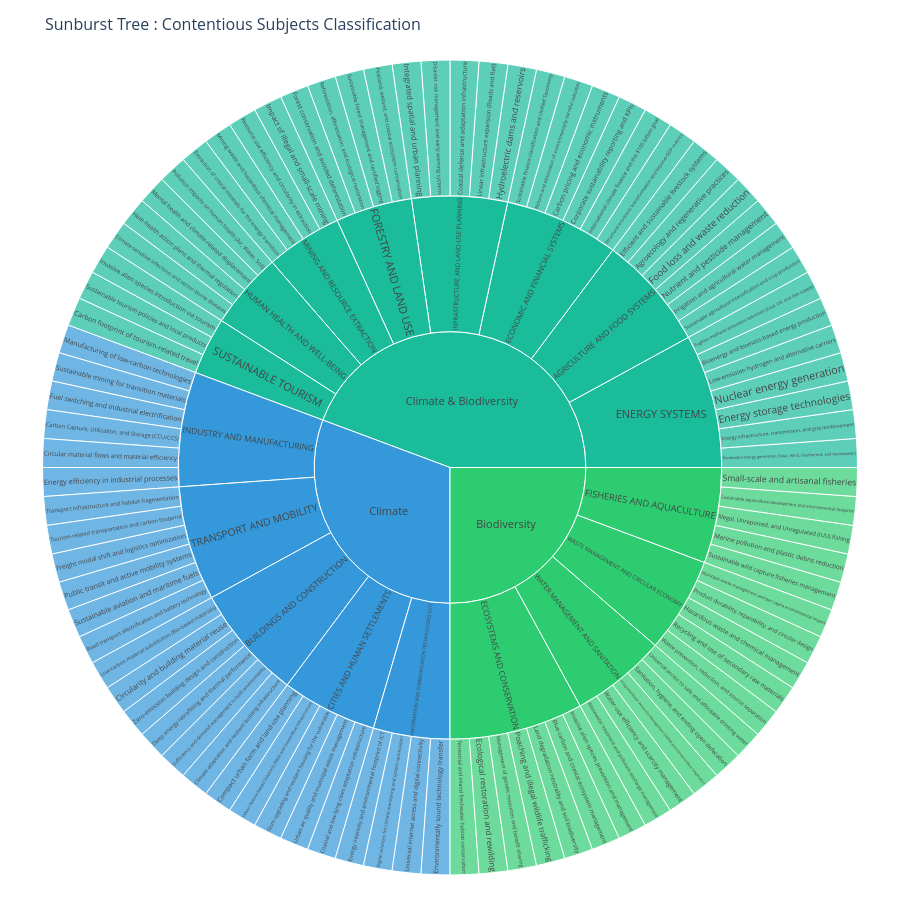

The code cell stored with this chart in its notebook:
### Code cell
import pandas as pd
import plotly.express as px
import plotly.graph_objects as go
import networkx as nx

# 2. Cleaning and Sorting the Columns
columns_to_keep = ['Broad subject', 'Category / Contentious sector', '(Sub-Category)']
df_clean = df[columns_to_keep].dropna().copy()

for col in df_clean.columns:
    df_clean[col] = df_clean[col].astype(str).str.strip()

# Each subcategory is given equal weight in terms of sector size
df_clean['count'] = 1 

# 3. Defining a clear and logical color palette
# Allows for instant identification of the hybrid block (Climate & Biodiversity)
color_map = {
    'Climate': '#3498db',                  # Bleu
    'Biodiversity': '#2ecc71',             # Green
    'Climate & Biodiversity': '#1abc9c',    # Turquoise / Cyan (A visual blend of the two)
    '?' : '#b2bec3'                        # Default color, if needed
}

# 4. Creating a Sunburst Chart (without any duplication)
fig = px.sunburst(
    df_clean,
    path=['Broad subject', 'Category / Contentious sector', '(Sub-Category)'],
    values='count',
    color='Broad subject',
    color_discrete_map=color_map,
    title="Visualisation Sunburst Unique (Hiérarchie stricte des sujets)"
)

# 5. Optimizing Visual Rendering and Tooltip Information
fig.update_traces(
    textinfo="label",
    hovertemplate="<b>%{label}</b><br>Number of subcategories : %{value}"
)

fig.update_layout(
    title=dict(
        text="Sunburst Tree : Contentious Subjects Classification",
        font=dict(size=16) # Syntax compatible with the latest versions of Plotly
    ),
    margin=dict(t=60, l=25, r=25, b=25),
    font=dict(size=11),
    width=900,
    height=900
)

# 6. Display the Sunburst Chart
fig.show()

### Figure 1 — Plotly figure (JSON) as saved in the notebook; plotly's stock layout.template omitted (floating-point values rounded to 4 significant figures)
{"data": [{"branchvalues": "total", "customdata": [["Biodiversity"], ["Biodiversity"], ["Biodiversity"], ["Biodiversity"], ["Biodiversity"], ["Biodiversity"], ["Biodiversity"], ["Biodiversity"], ["Biodiversity"], ["Biodiversity"], ["Biodiversity"], ["Biodiversity"], ["Biodiversity"], ["Biodiversity"], ["Biodiversity"], ["Biodiversity"], ["Biodiversity"], ["Biodiversity"], ["Biodiversity"], ["Biodiversity"], ["Biodiversity"], ["Biodiversity"], ["Biodiversity"], ["Biodiversity"], ["Biodiversity"], ["Biodiversity"], ["Biodiversity"], ["Climate"], ["Climate"], ["Climate"], ["Climate"], ["Climate"], ["Climate"], ["Climate"], ["Climate"], ["Climate"], ["Climate"], ["Climate"], ["Climate"], ["Climate"], ["Climate"], ["Climate"], ["Climate"], ["Climate"], ["Climate"], ["Climate"], ["Climate"], ["Climate"], ["Climate"], ["Climate"], ["Climate"], ["Climate"], ["Climate"], ["Climate"], ["Climate"], ["Climate"], ["Climate"], ["Climate"], ["Climate"], ["Climate"], ["Climate & Biodiversity"], ["Climate & Biodiversity"], ["Climate & Biodiversity"], ["Climate & Biodiversity"], ["Climate & Biodiversity"], ["Climate & Biodiversity"], ["Climate & Biodiversity"], ["Climate & Biodiversity"], ["Climate & Biodiversity"], ["Climate & Biodiversity"], ["Climate & Biodiversity"], ["Climate & Biodiversity"], ["Climate & Biodiversity"], ["Climate & Biodiversity"], ["Climate & Biodiversity"], ["Climate & Biodiversity"], ["Climate & Biodiversity"], ["Climate & Biodiversity"], ["Climate & Biodiversity"], ["Climate & Biodiversity"], ["Climate & Biodiversity"], ["Climate & Biodiversity"], ["Climate & Biodiversity"], ["Climate & Biodiversity"], ["Climate & Biodiversity"], ["Climate & Biodiversity"], ["Climate & Biodiversity"], ["Climate & Biodiversity"], ["Climate & Biodiversity"], ["Climate & Biodiversity"], ["Climate & Biodiversity"], ["Climate & Biodiversity"], ["Climate & Biodiversity"], ["Climate & Biodiversity"], ["Climate & Biodiversity"], ["Climate & Biodiversity"], ["Climate & Biodiversity"], ["Climate & Biodiversity"], ["Climate & Biodiversity"], ["Climate & Biodiversity"], ["Climate & Biodiversity"], ["Climate & Biodiversity"], ["Climate & Biodiversity"], ["Climate & Biodiversity"], ["Climate & Biodiversity"], ["Climate & Biodiversity"], ["Climate & Biodiversity"], ["Climate & Biodiversity"]], "domain": {"x": [0, 1], "y": [0, 1]}, "hovertemplate": "<b>%{label}</b><br>Number of subcategories : %{value}", "ids": ["Biodiversity", "Biodiversity/WATER MANAGEMENT AND SANITATION/Wastewater treatment and pollutant discharge management", "Biodiversity/WATER MANAGEMENT AND SANITATION/Water-use efficiency and scarcity management", "Biodiversity/WATER MANAGEMENT AND SANITATION/Integrated Water Resources Management (IWRM) and transboundary cooperation", "Biodiversity/WASTE MANAGEMENT AND CIRCULAR ECONOMY/Waste prevention, reduction, and source separation", "Biodiversity/WASTE MANAGEMENT AND CIRCULAR ECONOMY/Recycling and use of secondary raw materials", "Biodiversity/WASTE MANAGEMENT AND CIRCULAR ECONOMY/Hazardous waste and chemical management", "Biodiversity/WASTE MANAGEMENT AND CIRCULAR ECONOMY/Product durability, reparability, and circular design", "Biodiversity/WASTE MANAGEMENT AND CIRCULAR ECONOMY/Municipal waste management and per capita environmental impact", "Biodiversity/FISHERIES AND AQUACULTURE/Sustainable wild capture fisheries management", "Biodiversity/FISHERIES AND AQUACULTURE/Marine pollution and plastic debris reduction", "Biodiversity/FISHERIES AND AQUACULTURE/Illegal, Unreported, and Unregulated (IUU) fishing", "Biodiversity/FISHERIES AND AQUACULTURE/Sustainable aquaculture development and environmental footprint", "Biodiversity/FISHERIES AND AQUACULTURE/Small-scale and artisanal fisheries", "Biodiversity/ECOSYSTEMS AND CONSERVATION/Terrestrial and inland freshwater habitat conservation", "Biodiversity/WATER MANAGEMENT AND SANITATION/Sanitation, hygiene, and ending open defecation", "Biodiversity/ECOSYSTEMS AND CONSERVATION/Ecological restoration and rewilding", "Biodiversity/ECOSYSTEMS AND CONSERVATION/Management of genetic resources and benefit sharing", "Biodiversity/ECOSYSTEMS AND CONSERVATION/Poaching and illegal wildlife trafficking", "Biodiversity/ECOSYSTEMS AND CONSERVATION/Land degradation neutrality and soil biodiversity", "Biodiversity/ECOSYSTEMS AND CONSERVATION/Blue carbon and coastal ecosystem management", "Biodiversity/WATER MANAGEMENT AND SANITATION", "Biodiversity/WASTE MANAGEMENT AND CIRCULAR ECONOMY", "Biodiversity/FISHERIES AND AQUACULTURE", "Biodiversity/ECOSYSTEMS AND CONSERVATION", "Biodiversity/ECOSYSTEMS AND CONSERVATION/Invasive alien species prevention and management", "Biodiversity/WATER MANAGEMENT AND SANITATION/Universal access to safe and affordable drinking water", "Climate/INDUSTRY AND MANUFACTURING", "Climate/TRANSPORT AND MOBILITY", "Climate/BUILDINGS AND CONSTRUCTION", "Climate/CITIES AND HUMAN SETTLEMENTS", "Climate/INFORMATION AND COMMUNICATION TECHNOLOGIES (ICT)", "Climate", "Climate/INDUSTRY AND MANUFACTURING/Manufacturing of low-carbon technologies", "Climate/TRANSPORT AND MOBILITY/Transport infrastructure and habitat fragmentation", "Climate/BUILDINGS AND CONSTRUCTION/Low-carbon material substitution (Bio-based materials)", "Climate/BUILDINGS AND CONSTRUCTION/Circularity and building material reuse", "Climate/BUILDINGS AND CONSTRUCTION/Zero-emission building design and construction", "Climate/BUILDINGS AND CONSTRUCTION/Deep energy retrofitting and thermal performance", "Climate/TRANSPORT AND MOBILITY/Tourism-related transportation and carbon footprint", "Climate/TRANSPORT AND MOBILITY/Freight modal shift and logistics optimization", "Climate/INFORMATION AND COMMUNICATION TECHNOLOGIES (ICT)/Energy intensity and environmental footprint of ICT", "Climate/TRANSPORT AND MOBILITY/Public transit and active mobility systems", "Climate/TRANSPORT AND MOBILITY/Sustainable aviation and maritime fuels", "Climate/TRANSPORT AND MOBILITY/Road transport electrification and battery technology", "Climate/CITIES AND HUMAN SETTLEMENTS/Compact urban form and land-use planning", "Climate/CITIES AND HUMAN SETTLEMENTS/Urban Nature-based Solutions (NbS) and Green/Blue Infrastructure", "Climate/CITIES AND HUMAN SETTLEMENTS/Slum upgrading and resilient housing for the vulnerable", "Climate/CITIES AND HUMAN SETTLEMENTS/Urban air quality and municipal waste management", "Climate/CITIES AND HUMAN SETTLEMENTS/Coastal and low-lying cities adaptation infrastructure", "Climate/INFORMATION AND COMMUNICATION TECHNOLOGIES (ICT)/Digital solutions for climate monitoring and system optimization", "Climate/INFORMATION AND COMMUNICATION TECHNOLOGIES (ICT)/Universal internet access and digital connectivity", "Climate/INFORMATION AND COMMUNICATION TECHNOLOGIES (ICT)/Environmentally sound technology transfer", "Climate/INDUSTRY AND MANUFACTURING/Sustainable mining for transition materials", "Climate/INDUSTRY AND MANUFACTURING/Fuel switching and industrial electrification", "Climate/INDUSTRY AND MANUFACTURING/Carbon Capture, Utilization, and Storage (CCU/CCS)", "Climate/INDUSTRY AND MANUFACTURING/Circular material flows and material efficiency", "Climate/INDUSTRY AND MANUFACTURING/Energy efficiency in industrial processes", "Climate/BUILDINGS AND CONSTRUCTION/Sufficiency and demand management in built environments", "Climate/BUILDINGS AND CONSTRUCTION/Climate adaptation and resilient building infrastructure", "Climate & Biodiversity/AGRICULTURE AND FOOD SYSTEMS/Sustainable agricultural intensification and crop production", "Climate & Biodiversity/AGRICULTURE AND FOOD SYSTEMS", "Climate & Biodiversity/FORESTRY AND LAND USE", "Climate & Biodiversity/MINING AND RESOURCE EXTRACTION", "Climate & Biodiversity/INFRASTRUCTURE AND LAND-USE PLANNING", "Climate & Biodiversity/HUMAN HEALTH AND WELL-BEING", "Climate & Biodiversity/ECONOMIC AND FINANCIAL SYSTEMS", "Climate & Biodiversity/SUSTAINABLE TOURISM", "Climate & Biodiversity/ENERGY SYSTEMS", "Climate & Biodiversity/ENERGY SYSTEMS/Renewable energy generation (Solar, Wind, Geothermal, and Hydropower)", "Climate & Biodiversity/ENERGY SYSTEMS/Energy infrastructure, transmission, and grid reinforcement", "Climate & Biodiversity/ENERGY SYSTEMS/Energy storage technologies", "Climate & Biodiversity/INFRASTRUCTURE AND LAND-USE PLANNING/Hydroelectric dams and reservoirs", "Climate & Biodiversity/INFRASTRUCTURE AND LAND-USE PLANNING/Linear infrastructure expansion (Roads and Rail)", "Climate & Biodiversity/MINING AND RESOURCE EXTRACTION/Impact of illegal and small-scale mining", "Climate & Biodiversity/MINING AND RESOURCE EXTRACTION/Resource use efficiency and circularity in extraction", "Climate & Biodiversity/MINING AND RESOURCE EXTRACTION/Mining waste and hazardous chemical management", "Climate & Biodiversity/MINING AND RESOURCE EXTRACTION/Extraction of critical minerals for the energy transition", "Climate & Biodiversity/FORESTRY AND LAND USE/Peatland, wetland, and coastal ecosystem conservation", "Climate & Biodiversity/FORESTRY AND LAND USE/Sustainable forest management and certified logging", "Climate & Biodiversity/FORESTRY AND LAND USE/Reforestation, afforestation, and ecological restoration", "Climate & Biodiversity/FORESTRY AND LAND USE/Forest conservation and avoided deforestation", "Climate & Biodiversity/AGRICULTURE AND FOOD SYSTEMS/Irrigation and agricultural water management", "Climate & Biodiversity/AGRICULTURE AND FOOD SYSTEMS/Nutrient and pesticide management", "Climate & Biodiversity/AGRICULTURE AND FOOD SYSTEMS/Food loss and waste reduction", "Climate & Biodiversity/AGRICULTURE AND FOOD SYSTEMS/Agroecology and regenerative practices", "Climate & Biodiversity/AGRICULTURE AND FOOD SYSTEMS/Efficient and sustainable livestock systems", "Climate & Biodiversity/INFRASTRUCTURE AND LAND-USE PLANNING/Coastal defense and adaptation infrastructure", "Climate & Biodiversity/ENERGY SYSTEMS/Nuclear energy generation", "Climate & Biodiversity/INFRASTRUCTURE AND LAND-USE PLANNING/Disaster risk management and early warning systems", "Climate & Biodiversity", "Climate & Biodiversity/ENERGY SYSTEMS/Low-emission hydrogen and alternative carriers", "Climate & Biodiversity/ENERGY SYSTEMS/Bioenergy and biomass-based energy production", "Climate & Biodiversity/ENERGY SYSTEMS/Fugitive methane emissions reduction (Coal, Oil, and Gas supply)", "Climate & Biodiversity/SUSTAINABLE TOURISM/Invasive alien species introduction via tourism", "Climate & Biodiversity/SUSTAINABLE TOURISM/Sustainable tourism policies and local products", "Climate & Biodiversity/SUSTAINABLE TOURISM/Carbon footprint of tourism-related travel", "Climate & Biodiversity/ECONOMIC AND FINANCIAL SYSTEMS/Structural economic transformation and beyond-GDP metrics", "Climate & Biodiversity/ECONOMIC AND FINANCIAL SYSTEMS/International climate finance and the $100 billion goal", "Climate & Biodiversity/ECONOMIC AND FINANCIAL SYSTEMS/Corporate sustainability reporting and KPIs", "Climate & Biodiversity/ECONOMIC AND FINANCIAL SYSTEMS/Carbon pricing and economic instruments", "Climate & Biodiversity/ECONOMIC AND FINANCIAL SYSTEMS/Reform and elimination of environmentally harmful subsidies", "Climate & Biodiversity/ECONOMIC AND FINANCIAL SYSTEMS/Sustainable finance classification and Unified Taxonomy", "Climate & Biodiversity/HUMAN HEALTH AND WELL-BEING/Pollution impacts on human health (Air, Water, Soil)", "Climate & Biodiversity/HUMAN HEALTH AND WELL-BEING/Mental health and climate-related displacement", "Climate & Biodiversity/HUMAN HEALTH AND WELL-BEING/Heat-health action plans and thermal regulation", "Climate & Biodiversity/INFRASTRUCTURE AND LAND-USE PLANNING/Integrated spatial and urban planning", "Climate & Biodiversity/HUMAN HEALTH AND WELL-BEING/Climate-sensitive infectious and vector-borne diseases"], "labels": ["Biodiversity", "Wastewater treatment and pollutant discharge management", "Water-use efficiency and scarcity management", "Integrated Water Resources Management (IWRM) and transboundary cooperation", "Waste prevention, reduction, and source separation", "Recycling and use of secondary raw materials", "Hazardous waste and chemical management", "Product durability, reparability, and circular design", "Municipal waste management and per capita environmental impact", "Sustainable wild capture fisheries management", "Marine pollution and plastic debris reduction", "Illegal, Unreported, and Unregulated (IUU) fishing", "Sustainable aquaculture development and environmental footprint", "Small-scale and artisanal fisheries", "Terrestrial and inland freshwater habitat conservation", "Sanitation, hygiene, and ending open defecation", "Ecological restoration and rewilding", "Management of genetic resources and benefit sharing", "Poaching and illegal wildlife trafficking", "Land degradation neutrality and soil biodiversity", "Blue carbon and coastal ecosystem management", "WATER MANAGEMENT AND SANITATION", "WASTE MANAGEMENT AND CIRCULAR ECONOMY", "FISHERIES AND AQUACULTURE", "ECOSYSTEMS AND CONSERVATION", "Invasive alien species prevention and management", "Universal access to safe and affordable drinking water", "INDUSTRY AND MANUFACTURING", "TRANSPORT AND MOBILITY", "BUILDINGS AND CONSTRUCTION", "CITIES AND HUMAN SETTLEMENTS", "INFORMATION AND COMMUNICATION TECHNOLOGIES (ICT)", "Climate", "Manufacturing of low-carbon technologies", "Transport infrastructure and habitat fragmentation", "Low-carbon material substitution (Bio-based materials)", "Circularity and building material reuse", "Zero-emission building design and construction", "Deep energy retrofitting and thermal performance", "Tourism-related transportation and carbon footprint", "Freight modal shift and logistics optimization", "Energy intensity and environmental footprint of ICT", "Public transit and active mobility systems", "Sustainable aviation and maritime fuels", "Road transport electrification and battery technology", "Compact urban form and land-use planning", "Urban Nature-based Solutions (NbS) and Green/Blue Infrastructure", "Slum upgrading and resilient housing for the vulnerable", "Urban air quality and municipal waste management", "Coastal and low-lying cities adaptation infrastructure", "Digital solutions for climate monitoring and system optimization", "Universal internet access and digital connectivity", "Environmentally sound technology transfer", "Sustainable mining for transition materials", "Fuel switching and industrial electrification", "Carbon Capture, Utilization, and Storage (CCU/CCS)", "Circular material flows and material efficiency", "Energy efficiency in industrial processes", "Sufficiency and demand management in built environments", "Climate adaptation and resilient building infrastructure", "Sustainable agricultural intensification and crop production", "AGRICULTURE AND FOOD SYSTEMS", "FORESTRY AND LAND USE", "MINING AND RESOURCE EXTRACTION", "INFRASTRUCTURE AND LAND-USE PLANNING", "HUMAN HEALTH AND WELL-BEING", "ECONOMIC AND FINANCIAL SYSTEMS", "SUSTAINABLE TOURISM", "ENERGY SYSTEMS", "Renewable energy generation (Solar, Wind, Geothermal, and Hydropower)", "Energy infrastructure, transmission, and grid reinforcement", "Energy storage technologies", "Hydroelectric dams and reservoirs", "Linear infrastructure expansion (Roads and Rail)", "Impact of illegal and small-scale mining", "Resource use efficiency and circularity in extraction", "Mining waste and hazardous chemical management", "Extraction of critical minerals for the energy transition", "Peatland, wetland, and coastal ecosystem conservation", "Sustainable forest management and certified logging", "Reforestation, afforestation, and ecological restoration", "Forest conservation and avoided deforestation", "Irrigation and agricultural water management", "Nutrient and pesticide management", "Food loss and waste reduction", "Agroecology and regenerative practices", "Efficient and sustainable livestock systems", "Coastal defense and adaptation infrastructure", "Nuclear energy generation", "Disaster risk management and early warning systems", "Climate & Biodiversity", "Low-emission hydrogen and alternative carriers", "Bioenergy and biomass-based energy production", "Fugitive methane emissions reduction (Coal, Oil, and Gas supply)", "Invasive alien species introduction via tourism", "Sustainable tourism policies and local products", "Carbon footprint of tourism-related travel", "Structural economic transformation and beyond-GDP metrics", "International climate finance and the $100 billion goal", "Corporate sustainability reporting and KPIs", "Carbon pricing and economic instruments", "Reform and elimination of environmentally harmful subsidies", "Sustainable finance classification and Unified Taxonomy", "Pollution impacts on human health (Air, Water, Soil)", "Mental health and climate-related displacement", "Heat-health action plans and thermal regulation", "Integrated spatial and urban planning", "Climate-sensitive infectious and vector-borne diseases"], "marker": {"colors": ["#2ecc71", "#2ecc71", "#2ecc71", "#2ecc71", "#2ecc71", "#2ecc71", "#2ecc71", "#2ecc71", "#2ecc71", "#2ecc71", "#2ecc71", "#2ecc71", "#2ecc71", "#2ecc71", "#2ecc71", "#2ecc71", "#2ecc71", "#2ecc71", "#2ecc71", "#2ecc71", "#2ecc71", "#2ecc71", "#2ecc71", "#2ecc71", "#2ecc71", "#2ecc71", "#2ecc71", "#3498db", "#3498db", "#3498db", "#3498db", "#3498db", "#3498db", "#3498db", "#3498db", "#3498db", "#3498db", "#3498db", "#3498db", "#3498db", "#3498db", "#3498db", "#3498db", "#3498db", "#3498db", "#3498db", "#3498db", "#3498db", "#3498db", "#3498db", "#3498db", "#3498db", "#3498db", "#3498db", "#3498db", "#3498db", "#3498db", "#3498db", "#3498db", "#3498db", "#1abc9c", "#1abc9c", "#1abc9c", "#1abc9c", "#1abc9c", "#1abc9c", "#1abc9c", "#1abc9c", "#1abc9c", "#1abc9c", "#1abc9c", "#1abc9c", "#1abc9c", "#1abc9c", "#1abc9c", "#1abc9c", "#1abc9c", "#1abc9c", "#1abc9c", "#1abc9c", "#1abc9c", "#1abc9c", "#1abc9c", "#1abc9c", "#1abc9c", "#1abc9c", "#1abc9c", "#1abc9c", "#1abc9c", "#1abc9c", "#1abc9c", "#1abc9c", "#1abc9c", "#1abc9c", "#1abc9c", "#1abc9c", "#1abc9c", "#1abc9c", "#1abc9c", "#1abc9c", "#1abc9c", "#1abc9c", "#1abc9c", "#1abc9c", "#1abc9c", "#1abc9c", "#1abc9c", "#1abc9c"]}, "name": "", "parents": ["", "Biodiversity/WATER MANAGEMENT AND SANITATION", "Biodiversity/WATER MANAGEMENT AND SANITATION", "Biodiversity/WATER MANAGEMENT AND SANITATION", "Biodiversity/WASTE MANAGEMENT AND CIRCULAR ECONOMY", "Biodiversity/WASTE MANAGEMENT AND CIRCULAR ECONOMY", "Biodiversity/WASTE MANAGEMENT AND CIRCULAR ECONOMY", "Biodiversity/WASTE MANAGEMENT AND CIRCULAR ECONOMY", "Biodiversity/WASTE MANAGEMENT AND CIRCULAR ECONOMY", "Biodiversity/FISHERIES AND AQUACULTURE", "Biodiversity/FISHERIES AND AQUACULTURE", "Biodiversity/FISHERIES AND AQUACULTURE", "Biodiversity/FISHERIES AND AQUACULTURE", "Biodiversity/FISHERIES AND AQUACULTURE", "Biodiversity/ECOSYSTEMS AND CONSERVATION", "Biodiversity/WATER MANAGEMENT AND SANITATION", "Biodiversity/ECOSYSTEMS AND CONSERVATION", "Biodiversity/ECOSYSTEMS AND CONSERVATION", "Biodiversity/ECOSYSTEMS AND CONSERVATION", "Biodiversity/ECOSYSTEMS AND CONSERVATION", "Biodiversity/ECOSYSTEMS AND CONSERVATION", "Biodiversity", "Biodiversity", "Biodiversity", "Biodiversity", "Biodiversity/ECOSYSTEMS AND CONSERVATION", "Biodiversity/WATER MANAGEMENT AND SANITATION", "Climate", "Climate", "Climate", "Climate", "Climate", "", "Climate/INDUSTRY AND MANUFACTURING", "Climate/TRANSPORT AND MOBILITY", "Climate/BUILDINGS AND CONSTRUCTION", "Climate/BUILDINGS AND CONSTRUCTION", "Climate/BUILDINGS AND CONSTRUCTION", "Climate/BUILDINGS AND CONSTRUCTION", "Climate/TRANSPORT AND MOBILITY", "Climate/TRANSPORT AND MOBILITY", "Climate/INFORMATION AND COMMUNICATION TECHNOLOGIES (ICT)", "Climate/TRANSPORT AND MOBILITY", "Climate/TRANSPORT AND MOBILITY", "Climate/TRANSPORT AND MOBILITY", "Climate/CITIES AND HUMAN SETTLEMENTS", "Climate/CITIES AND HUMAN SETTLEMENTS", "Climate/CITIES AND HUMAN SETTLEMENTS", "Climate/CITIES AND HUMAN SETTLEMENTS", "Climate/CITIES AND HUMAN SETTLEMENTS", "Climate/INFORMATION AND COMMUNICATION TECHNOLOGIES (ICT)", "Climate/INFORMATION AND COMMUNICATION TECHNOLOGIES (ICT)", "Climate/INFORMATION AND COMMUNICATION TECHNOLOGIES (ICT)", "Climate/INDUSTRY AND MANUFACTURING", "Climate/INDUSTRY AND MANUFACTURING", "Climate/INDUSTRY AND MANUFACTURING", "Climate/INDUSTRY AND MANUFACTURING", "Climate/INDUSTRY AND MANUFACTURING", "Climate/BUILDINGS AND CONSTRUCTION", "Climate/BUILDINGS AND CONSTRUCTION", "Climate & Biodiversity/AGRICULTURE AND FOOD SYSTEMS", "Climate & Biodiversity", "Climate & Biodiversity", "Climate & Biodiversity", "Climate & Biodiversity", "Climate & Biodiversity", "Climate & Biodiversity", "Climate & Biodiversity", "Climate & Biodiversity", "Climate & Biodiversity/ENERGY SYSTEMS", "Climate & Biodiversity/ENERGY SYSTEMS", "Climate & Biodiversity/ENERGY SYSTEMS", "Climate & Biodiversity/INFRASTRUCTURE AND LAND-USE PLANNING", "Climate & Biodiversity/INFRASTRUCTURE AND LAND-USE PLANNING", "Climate & Biodiversity/MINING AND RESOURCE EXTRACTION", "Climate & Biodiversity/MINING AND RESOURCE EXTRACTION", "Climate & Biodiversity/MINING AND RESOURCE EXTRACTION", "Climate & Biodiversity/MINING AND RESOURCE EXTRACTION", "Climate & Biodiversity/FORESTRY AND LAND USE", "Climate & Biodiversity/FORESTRY AND LAND USE", "Climate & Biodiversity/FORESTRY AND LAND USE", "Climate & Biodiversity/FORESTRY AND LAND USE", "Climate & Biodiversity/AGRICULTURE AND FOOD SYSTEMS", "Climate & Biodiversity/AGRICULTURE AND FOOD SYSTEMS", "Climate & Biodiversity/AGRICULTURE AND FOOD SYSTEMS", "Climate & Biodiversity/AGRICULTURE AND FOOD SYSTEMS", "Climate & Biodiversity/AGRICULTURE AND FOOD SYSTEMS", "Climate & Biodiversity/INFRASTRUCTURE AND LAND-USE PLANNING", "Climate & Biodiversity/ENERGY SYSTEMS", "Climate & Biodiversity/INFRASTRUCTURE AND LAND-USE PLANNING", "", "Climate & Biodiversity/ENERGY SYSTEMS", "Climate & Biodiversity/ENERGY SYSTEMS", "Climate & Biodiversity/ENERGY SYSTEMS", "Climate & Biodiversity/SUSTAINABLE TOURISM", "Climate & Biodiversity/SUSTAINABLE TOURISM", "Climate & Biodiversity/SUSTAINABLE TOURISM", "Climate & Biodiversity/ECONOMIC AND FINANCIAL SYSTEMS", "Climate & Biodiversity/ECONOMIC AND FINANCIAL SYSTEMS", "Climate & Biodiversity/ECONOMIC AND FINANCIAL SYSTEMS", "Climate & Biodiversity/ECONOMIC AND FINANCIAL SYSTEMS", "Climate & Biodiversity/ECONOMIC AND FINANCIAL SYSTEMS", "Climate & Biodiversity/ECONOMIC AND FINANCIAL SYSTEMS", "Climate & Biodiversity/HUMAN HEALTH AND WELL-BEING", "Climate & Biodiversity/HUMAN HEALTH AND WELL-BEING", "Climate & Biodiversity/HUMAN HEALTH AND WELL-BEING", "Climate & Biodiversity/INFRASTRUCTURE AND LAND-USE PLANNING", "Climate & Biodiversity/HUMAN HEALTH AND WELL-BEING"], "textinfo": "label", "type": "sunburst", "values": [22.0, 1.0, 1.0, 1.0, 1.0, 1.0, 1.0, 1.0, 1.0, 1.0, 1.0, 1.0, 1.0, 1.0, 1.0, 1.0, 1.0, 1.0, 1.0, 1.0, 1.0, 5.0, 5.0, 5.0, 7.0, 1.0, 1.0, 6.0, 6.0, 6.0, 5.0, 4.0, 27.0, 1.0, 1.0, 1.0, 1.0, 1.0, 1.0, 1.0, 1.0, 1.0, 1.0, 1.0, 1.0, 1.0, 1.0, 1.0, 1.0, 1.0, 1.0, 1.0, 1.0, 1.0, 1.0, 1.0, 1.0, 1.0, 1.0, 1.0, 1.0, 6.0, 4.0, 4.0, 5.0, 4.0, 6.0, 3.0, 7.0, 1.0, 1.0, 1.0, 1.0, 1.0, 1.0, 1.0, 1.0, 1.0, 1.0, 1.0, 1.0, 1.0, 1.0, 1.0, 1.0, 1.0, 1.0, 1.0, 1.0, 1.0, 39.0, 1.0, 1.0, 1.0, 1.0, 1.0, 1.0, 1.0, 1.0, 1.0, 1.0, 1.0, 1.0, 1.0, 1.0, 1.0, 1.0, 1.0]}], "layout": {"font": {"size": 11}, "height": 900, "legend": {"tracegroupgap": 0}, "margin": {"b": 25, "l": 25, "r": 25, "t": 60}, "title": {"font": {"size": 16}, "text": "Sunburst Tree : Contentious Subjects Classification"}, "width": 900}}
